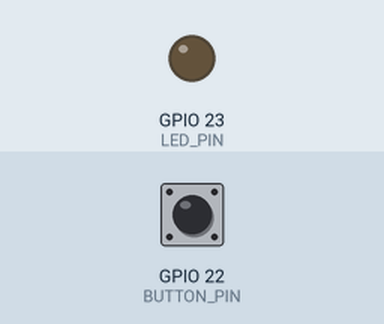
Simulated run of this program. Board: ESP32. On the bench: output pins drawn as LEDs (lit = HIGH). The test bench sets the inputs (shaded band); at power-on: GPIO 22 (BUTTON_PIN) HIGH. What the program prints to the serial monitor is not drawn.

Above: at 1.2 s.
1.3 s: GPIO 22 (BUTTON_PIN) pulled LOW for 0.15 s
At 2.4 s:
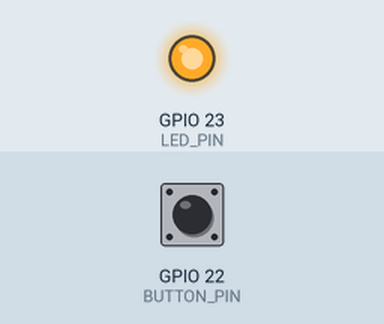
2.9 s: GPIO 22 (BUTTON_PIN) pulled LOW for 1 s
At 3.7 s:
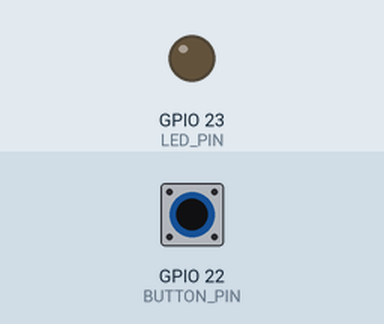
5.4 s: GPIO 22 (BUTTON_PIN) pulled LOW for 3.2 s
At 6.8 s:
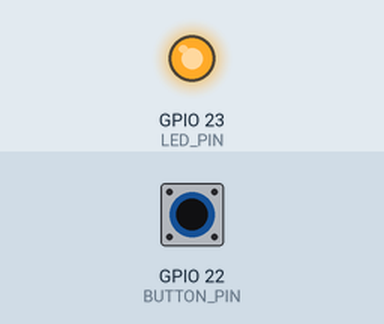
Timing chart, 0 to 8.4 s (numbered marks = the images above; inputs shaded):
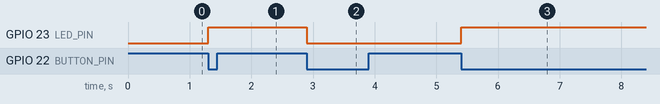

The program:

main.cpp
```cpp
#include <Arduino.h>
#define BUTTON_PIN 22 //Set ESP22 pin to input pull-up mode GIOP22
#define LED_PIN 23 //Set ESP23 pin to output mode GIOP23

int led_state = LOW; //The corrent state of LED
int button_state; //The corrent state of the button
int last_button_state; //The previous state of button

void setup() {
  Serial.begin(115200);
  pinMode(LED_PIN, OUTPUT);
  //pinMode(BUTTON_PIN, INPUT);
  pinMode(BUTTON_PIN, INPUT_PULLUP);
  button_state = digitalRead(BUTTON_PIN); //HIGH
}

void loop() {
  last_button_state = button_state; //Save the last state
  Serial.println(last_button_state); //HIGH
  button_state = digitalRead(BUTTON_PIN); //Read new state
  Serial.println(button_state); //HIGH

  if(last_button_state == HIGH && button_state == LOW){
    Serial.println(button_state);
    Serial.println(last_button_state);
    Serial.println("The button is pressed");
    led_state = !led_state; //Toggle state of LED
    digitalWrite(LED_PIN, led_state); //Control LED arcording to the
  }
}
```

Measured:
- after the input at 1.3 s, GPIO 23 (LED_PIN): LOW → HIGH at once
- after the input at 2.9 s, GPIO 23 (LED_PIN): HIGH → LOW at once
- after the input at 5.4 s, GPIO 23 (LED_PIN): LOW → HIGH at once
